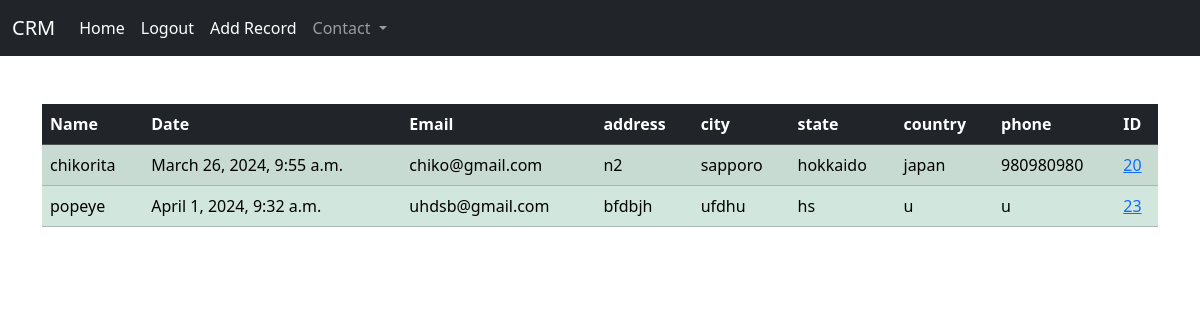
The app's page / (signed in) with its own data.
### crmanagement/models.py (models this page shows, shortened)
class CRM(models.Model):
    recorded_at = models.DateTimeField(auto_now_add=True)
    name = models.CharField(max_length=20)
    address = models.CharField(max_length=1000)
    city = models.CharField(max_length=20)
    state = models.CharField(max_length=20)
    country = models.CharField(max_length=20)
    phone = models.CharField(max_length=20)
    email = models.EmailField(max_length=30)

### crmanagement/views.py (the view)
# urls.py: 2. Add a URL to urlpatterns:  path('', views.home, name='home')
def home(request):
    records = CRM.objects.all()
    context = {}
    if request.method == 'POST':
        username = request.POST['username']
        password = request.POST['password']
        user = authenticate(request, username=username, password=password)
        if user is not None:
            login(request, user)
            return redirect('/')
        else:
            messages.error(request, "Invalid credentials , try again or register first")
            return redirect('/')
    else:
        return render(request, 'home.html', {'records': records})

### templates/home.html (shortened to what this page needs)
{% extends 'base.html' %}
{% block content %}
{% if user.is_authenticated %}
    <table class="table table-success table-striped">
      <thead class="table-dark">
        <tr>
            <th scope="col">Name</th>
            <th scope="col">Date</th>
            <th scope="col">Email</th>
            <th scope="col">address</th>
            <th scope="col">city</th>
            <th scope="col">state</th>
            <th scope="col">country</th>
            <th scope="col">phone</th>
            <th scope="col">ID</th>
        </tr>
      </thead>
      <tbody>
        {% if records %}
        {% for record in records %}
            <tr>
                <td>  {{ record.name }} </td>
                <td>{{ record.recorded_at }}</td>
                <td>{{ record.email }}</td>
                <td>{{ record.address }}</td>
                <td>{{ record.city }}</td>
                <td>{{ record.state }}</td>
                <td>{{ record.country }}</td>
                <td>{{ record.phone }}</td>
                <td> <a href="./record/{{ record.id }}">{{ record.id }} </a></td>
            </tr>
        {% endfor %}
    {% endif %}
      </tbody>
    </table>
{% endif %}
{% endblock %}

### records on screen
CRM: name "chikorita", recorded_at "March 26, 2024, 9:55 a.m.", email "chiko@gmail.com", address "n2", city "sapporo", state "hokkaido", country "japan", phone "980980980", id "20"
CRM: name "popeye", recorded_at "April 1, 2024, 9:32 a.m.", email "uhdsb@gmail.com", address "bfdbjh", city "ufdhu", state "hs", country "u", phone "u", id "23"
